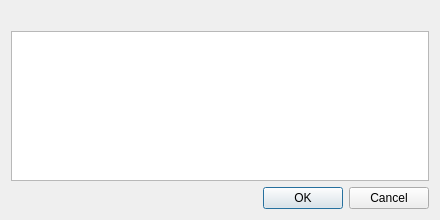
<?xml version="1.0" encoding="UTF-8"?>
<ui version="4.0">
 <class>RunActionSettings</class>
 <widget class="QWidget" name="RunActionSettings">
  <property name="geometry">
   <rect>
    <x>0</x>
    <y>0</y>
    <width>440</width>
    <height>220</height>
   </rect>
  </property>
  <property name="windowTitle">
   <string>Dialog</string>
  </property>
  <layout class="QVBoxLayout" name="verticalLayout">
   <item>
    <widget class="QLabel" name="label">
     <property name="font">
      <font>
       <weight>75</weight>
       <bold>true</bold>
      </font>
     </property>
    </widget>
   </item>
   <item>
    <widget class="QListWidget" name="listWidget">
     <property name="alternatingRowColors">
      <bool>true</bool>
     </property>
     <property name="iconSize">
      <size>
       <width>16</width>
       <height>16</height>
      </size>
     </property>
     <property name="verticalScrollMode">
      <enum>QAbstractItemView::ScrollPerPixel</enum>
     </property>
     <property name="uniformItemSizes">
      <bool>true</bool>
     </property>
    </widget>
   </item>
   <item>
    <widget class="QDialogButtonBox" name="buttonBox">
     <property name="orientation">
      <enum>Qt::Horizontal</enum>
     </property>
     <property name="standardButtons">
      <set>QDialogButtonBox::Cancel|QDialogButtonBox::Ok</set>
     </property>
    </widget>
   </item>
  </layout>
 </widget>
 <resources/>
 <connections/>
</ui>
